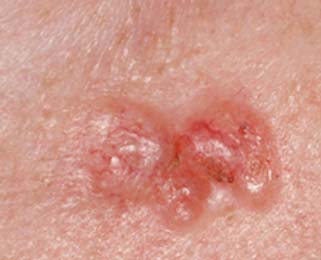
#> input picture Team 104- Skin Disease Analysis/assets/test_images/BCC-test.jpg, 321 x 260 px; its folder holds only this picture in this run
$ python -i main.py   (imports and definitions only)
#> lines starting #> are read from the running program, lines starting #| are printed output that depends on the picture
#> further down, picture is the input picture: shape (260, 321, 3); mean B, G, R 137.6, 150.6, 209.8
### Team 104- Skin Disease Analysis/core/feature_extraction/loading.py
# [8 lines of commented-out code are left out]

import pickle
import numpy as np

def load_kdtree():
    with open('kdtree.pkl', 'rb') as f:
        tree = pickle.load(f)
    return tree

def load_features():
    return np.load('features.npy')

def load_labels():
    return np.load('labels.npy')

def load_label_map():
    with open('label_map.pkl', 'rb') as f:
        return pickle.load(f)

### Team 104- Skin Disease Analysis/core/severity_scoring/severity_minheap.py
import csv
import heapq

# Global dictionary to store per-disease severity weights
SEVERITY_WEIGHTS = {}

# [15 lines left out: function load_severity_weights, not called in this run]

class SeverityScorer:
    def __init__(self):
        self.heap = []  # Heap of (score, disease)
        self.direct_scores = {}  # Optional raw score addition

    def add_raw_score(self, disease, score):
        """Add precomputed score (e.g., from image similarity)"""
        self.direct_scores[disease] = self.direct_scores.get(disease, 0) + score

    # [32 lines left out: functions calculate_and_add_score, get_most_severe, get_all_ranked, not called in this run]

### Team 104- Skin Disease Analysis/core/treatment_suggester/treatment_map.py
import csv

class TreatmentMap:
    def __init__(self, csv_path):
        self.map = {}
        with open(csv_path, mode='r', encoding='utf-8') as f:
            reader = csv.DictReader(f)
            for row in reader:
                disease = row['Disease'].strip()
                treatments = [t.strip() for t in row['Recommended Treatment'].split(',')]
                self.map[disease] = treatments  # Disease as key, list of treatments as value

    def get_treatment(self, disease_name):
        # Get the list of treatments for a given disease name
        return self.map.get(disease_name, ["Consult a specialist for tailored treatment."])

    # [10 lines left out: function match_symptoms, not called in this run]

### Team 104- Skin Disease Analysis/main.py
# [133 lines of commented-out code are left out]

import os
import glob
import cv2
import numpy as np
from skimage.feature import local_binary_pattern
from sklearn.neighbors import KDTree
import streamlit as st
from PIL import Image
from core.feature_extraction.extractor import extract_features
from core.feature_extraction.loading import load_kdtree, load_labels, load_label_map
from core.severity_scoring.severity_minheap import SeverityScorer
from core.treatment_suggester.treatment_map import TreatmentMap
from core.symptom_checker.symptom_trie import SymptomTrie
from core.severity_scoring.severity_minheap import SEVERITY_WEIGHTS
import sys
import json
# [2 lines not run here, left out]
sys.path.append('C:/Users/aryas/OneDrive/Desktop/skin_disease_detector')

# 👇 Add disease_labels here
disease_labels = {
    0: "Eczema",
    1: "Melanoma",
    2: "Psoriasis",
    3: "Atopic Dermatitis",
    4: "Basal Cell Carcinoma (BCC)",
    5: "Actinic Keratosis"
}

# Dataset path and image size constants
DATASET_PATH = '/kaggle/input/skin-diseases-image-dataset/IMG_CLASSES'
IMG_SIZE = (128, 128)  # Resize images

# 1. Helper Function to Extract Features
def extract_features(image):
    # Resize
    image = cv2.resize(image, IMG_SIZE)
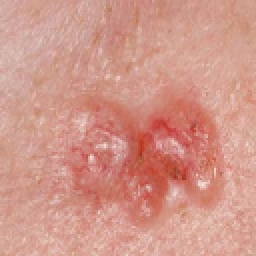
#> image: shape (128, 128, 3) (shown 2 times larger); mean of channels 0, 1, 2 137.5, 150.5, 209.7; drawn as B, G, R
    gray = cv2.cvtColor(image, cv2.COLOR_BGR2GRAY)
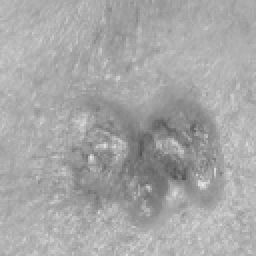
#> gray: shape (128, 128) (shown 2 times larger); min 81, max 233, mean 166.7

    # Color Histogram
    hist = cv2.calcHist([image], [0, 1, 2], None, [8, 8, 8],
                        [0, 256, 0, 256, 0, 256])
    hist = cv2.normalize(hist, hist).flatten()
#> hist = 512 values, max 0.73 at index 294, min 0 at index 0, mean 0.00428

    # LBP Texture Features
    lbp = local_binary_pattern(gray, P=8, R=1, method='uniform')
#> (the rest of the program and of its run is left out)
